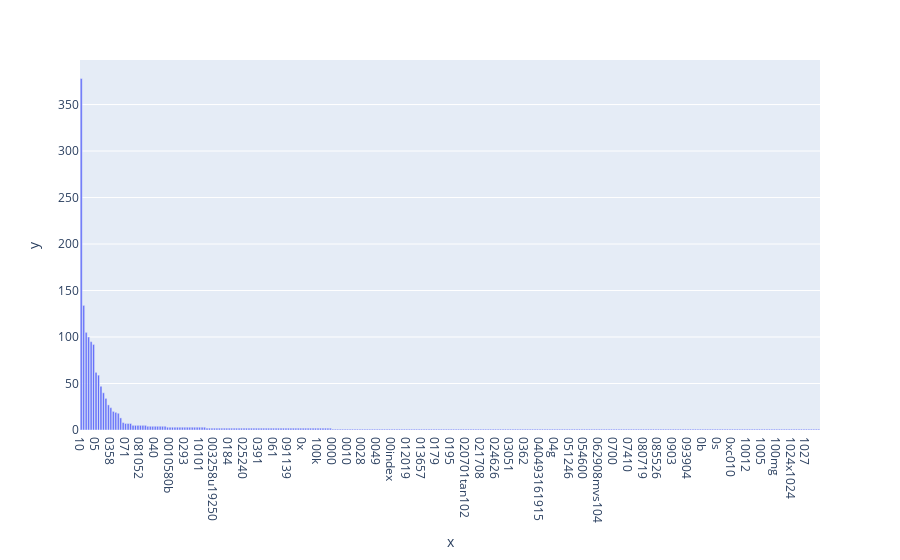

Notebook code for this chart:
### Markdown cell above
### >>> **Exercise 12 (take home):**
If you want a nicer interactive visualization here, I would encourage you try to install and use plotly to achieve this.

如果您想在這裡獲得更好的互動式視覺化效果，我鼓勵您嘗試安裝並使用plotly來實現這一點。

### Code cell
# Answer here
# to have a nicer interactive plot, we can use plotly
# 為了有一個更好的互動式圖，我們可以使用 plotly

import plotly.express as px

fig = px.bar(x=count_vect.get_feature_names_out()[:300],
                y=term_frequencies[:300])
fig.update_layout(xaxis={'categoryorder':'total descending'})
fig.show()

### Figure 1 — Plotly figure (JSON) as saved in the notebook; plotly's stock layout.template omitted (floating-point values rounded to 4 significant figures; data arrays with more than 128 entries replaced by an {"elided": "..."} marker saying what was removed)
{"data": [{"alignmentgroup": "True", "hovertemplate": "x=%{x}<br>y=%{y}<extra></extra>", "legendgroup": "", "marker": {"color": "#636efa", "pattern": {"shape": ""}}, "name": "", "offsetgroup": "", "orientation": "v", "showlegend": false, "textposition": "auto", "type": "bar", "x": {"elided": "300 str values"}, "xaxis": "x", "y": {"elided": "300 int values"}, "yaxis": "y"}], "layout": {"barmode": "relative", "legend": {"tracegroupgap": 0}, "margin": {"t": 60}, "xaxis": {"anchor": "y", "categoryorder": "total descending", "domain": [0, 1], "title": {"text": "x"}}, "yaxis": {"anchor": "x", "domain": [0, 1], "title": {"text": "y"}}}}
